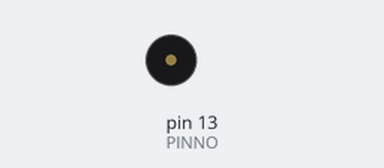
Bench run of a sketch on a simulated Arduino Uno, built with avr-gcc and run on an emulated ATmega328P. On the bench: buzzer (waves = sounding).

Above: at 1.7 s.
At 6.65 s:
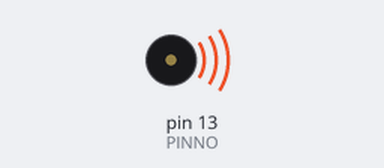
Timing chart, 0 to 7.4 s (numbered marks = the images above):
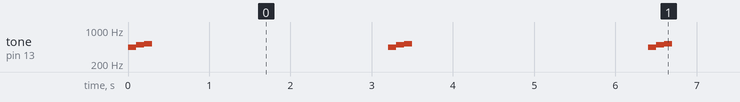

The sketch:

testbuzzer.ino
```cpp
#define BEAT 100   // 音の長さを指定
#define PINNO 13   // 圧電スピーカを接続したピン番号
void setup() {
  // put your setup code here, to run once:

}

void loop() {
  // put your main code here, to run repeatedly:
tone(PINNO,262,BEAT) ;  // ド

     tone(PINNO,294,BEAT) ;  // レ

     tone(PINNO,330,BEAT) ;  // ミ

     tone(PINNO,349,BEAT) ;  // ファ

     tone(PINNO,392,BEAT) ;  // ソ

     tone(PINNO,440,BEAT) ;  // ラ
     delay(BEAT) ;
     tone(PINNO,494,BEAT) ;  // シ
     delay(BEAT) ;
     tone(PINNO,523,BEAT) ;  // ド
     delay(3000) ;           // ３秒後に繰り返す
}
```

Measured:
- by itself, tone on pin 13 (PINNO): repeats every 3.2 s: 494 Hz 0.10 s, 523 Hz 0.10 s, silent 2.9 s, 440 Hz 0.10 s
